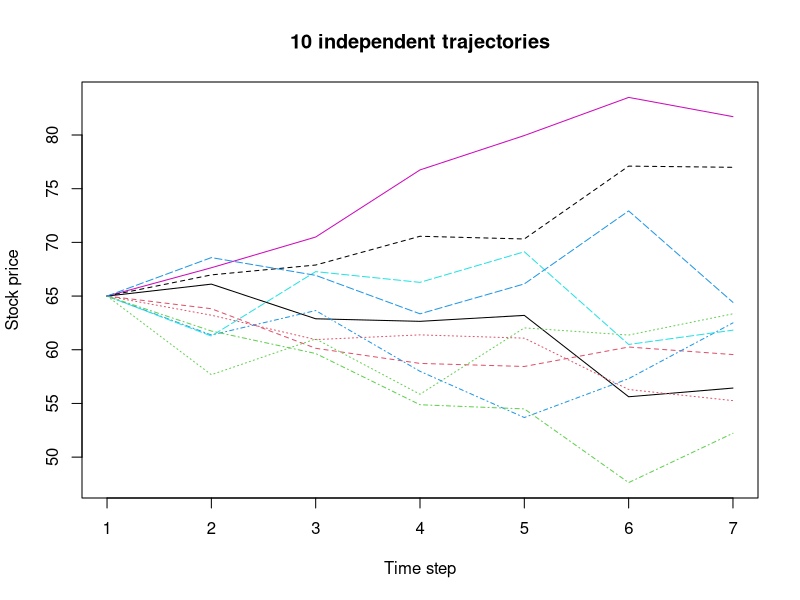
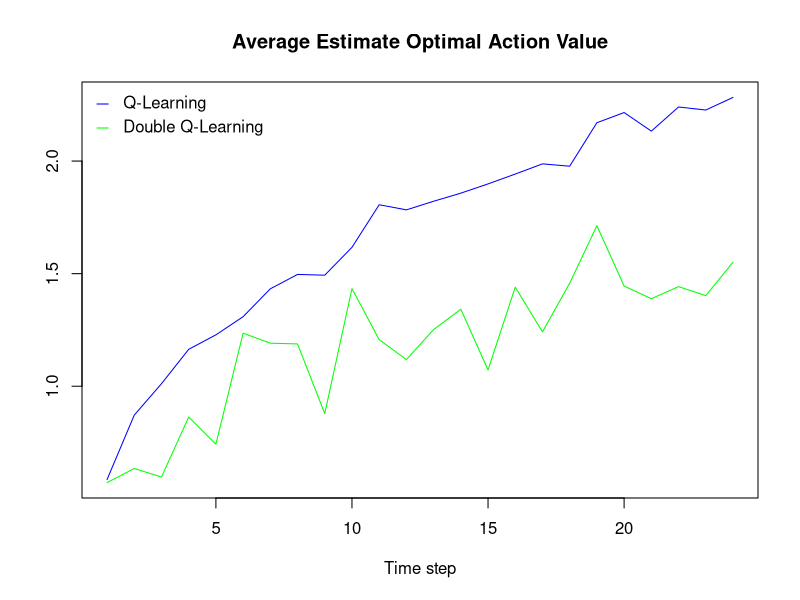
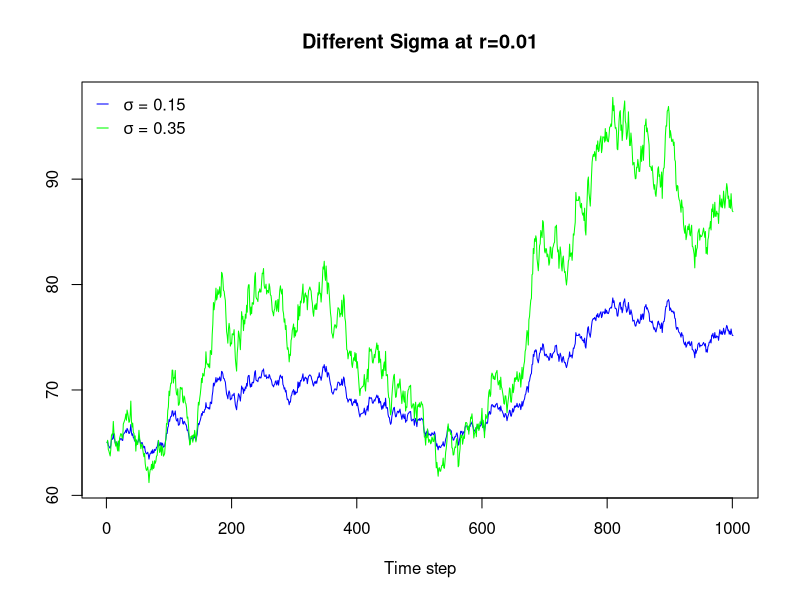
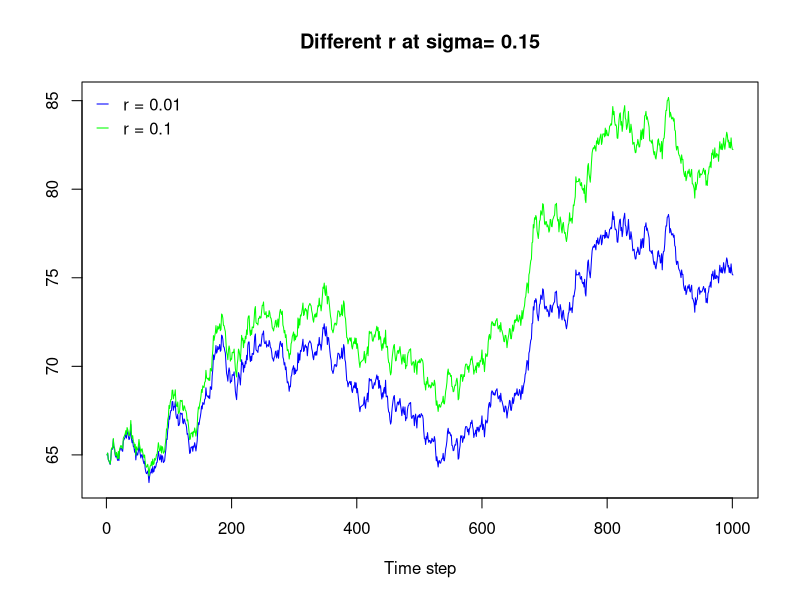

Here is the R script that generated these plots, in order:
## ---- chunk 1

library(pracma)

# episode generation
s0=65
K=70 # Strike Price
r=0.01
theseed=1992

M=1 #Maturity Time
n=6 #number of time step
m=50000 #number of episodes

delta_t=M/n
sigma=0.15
DF <- exp(-1 * r * delta_t)


### FUNCTION TO GENERATE PATHS 
generatePaths <- function(s0,m,n,r,sigma,delta_t,theseed){
  set.seed(theseed)
  S=matrix(s0, nrow = m,ncol = n+1)
  RN=matrix(rnorm(m*n),nrow = m, ncol = n)
  for (t in 2:(n+1)){
    S[,t]=S[,t-1]*exp((r- 1/2 *sigma**2)*delta_t+sigma*sqrt(delta_t)*RN[,t-1])
  }
  return(S)
}

S=generatePaths(s0,m,n,r,sigma,delta_t,theseed)

## ---- chunk 2


payoff=function(s,K1=K){
  #s the stoch price at time t
  # K is the trike
  payoff=max(0,K1-s)
  return(payoff)
  }


payoff_simulation <- function(stock_paths, K) {
  payoff_by_step <- matrix(0,
                           nrow = nrow(stock_paths),
                           ncol = ncol(stock_paths)
  )
  for (t in c(2:ncol(stock_paths))) {
    payoff_by_step[, t] <-
      sapply(rep(K, nrow(stock_paths)) - stock_paths[, t],
             FUN = function(price_diff) max(price_diff, 0)
      )
  }
  return(payoff_by_step)
}

paths=generatePaths(s0,m,n,r,sigma,delta_t,theseed)

payoffs=payoff_simulation(paths,K)

which.max.tie.last <- function(x){
  z<-which(x==max(x))
  return(z[length(z)])
}
## ---- chunk 3
step_size= as.integer(m/10)

idx_plot=seq(step_size,m,step_size)

matplot(t(S)[,idx_plot],type = "l",
      lwd = 1, 
     xlab = "Time step", 
     ylab = "Stock price",
         main ="10 independent trajectories")

## ---- chunk 4
#  Watkin Q-learning 
apply_qlearning <- function(paths,payoffs,alpha,gamm,theseed){
  set.seed(theseed)
  # Q rows represent the paths(episodes)
  # Q columns represents the time steps (0,1,.....,n)
  Q<-matrix(0,nrow = nrow(paths),ncol = ncol(paths))
  for(s in c(1:(nrow(paths)-1))){
    a=which.max.tie.last(payoffs[s,])
    reward=payoffs[s,a]
    s_prime=s+1
    Q[s,a]=Q[s,a]+alpha*(reward+gamm*max(Q[s_prime,])-Q[s,a])
  }
  return(Q)
}
alpha=0.1
Qlearning=apply_qlearning(paths,payoffs,alpha,DF,theseed)

get_option_price <- function(Q,n,r){
  reward_sum=colSums(Q)[2:(n+1)]
  t=1:n
  opt_price=sum(reward_sum*exp(-r*t))/m
  #opt_price=sum(reward_sum)/m
  return(opt_price)
}
## ---- chunk 5
apply_double_qlearing <- function(paths,payoffs,alpha,epsilon,gamm,theseed){
  set.seed(theseed)
  # Initialize Q-table
  Q1=matrix(0,nrow = nrow(paths),ncol = ncol(paths))
  Q2=Q1
  for(s in c(1:(nrow(paths)-1))){
    # we use the epsilon-greedy approach to select an action
    if((runif(1) < 1 - epsilon)){
      a=which.max.tie.last(Q1[s,]+Q2[s,])
    } else {
      a=sample(2:ncol(paths),1)
    }
    reward=payoffs[s,a]
    # we use a greedy approach to select an action
    s_prime=s+1
    if(runif(1) < 0.5){
      max_a=which.max(Q1[s,])
      Q1[s,a]=Q1[s,a]+alpha*(reward+gamm*Q2[s_prime,max_a]-Q1[s,a])
    } else{
      max_a=which.max(Q2[s,])
      Q2[s,a]=Q2[s,a]+alpha*(reward+gamm*Q1[s_prime,max_a]-Q2[s,a])
    }
  }
  return(list(Q1, Q2))
}
epsilon=0.1
result=apply_double_qlearing(paths,payoffs,alpha,epsilon,DF,theseed)
DoubleQlearning=result[[1]]+result[[2]]


## ---- chunk 6
Phi=function(St,t,K1=K,Tj=7){
   S=St/K1
return(rbind(1, exp(-S/2), exp(-S/2)*(1-S),
             exp(-S/2)*(1-(2*S)+(S^2)/2) ,sin((pi*t)/(2*Tj)+(pi/2)),
             log(Tj-t),(t/Tj)^2))
}
## ---- chunk 7
LSPI=function(S,gamm,r,K){
  
  batch=100
  m=dim(S)[1]
  n=dim(S)[2]-1
  
  action=matrix(0,nrow = dim(S)[1],ncol = n+1)
  reward=matrix(0,nrow=dim(S)[1], ncol= n+1)
  A=matrix(0, nrow = n+1,ncol = n+1)
  B=w=matrix(0,nrow = n+1,ncol = 1)
  for(i in 1:m){
    j=1
    stop=FALSE
    while (stop== FALSE) {
      Q=payoff(S[i,j+1])
      if((j<n) && (Q<=(t(w)%*% Phi(S[i,j+1],j+1,K,n+1) ))){
        P=Phi(S[i,j+1],j+1,K,n+1)
      }else{
        P=matrix(0,nrow = n+1,ncol = 1)
      }
      if(Q>(t(w)%*%P)){
        R=Q
        action[i,j+1]=1
        reward[i,j+1]=R
      }else{
        R=0
      }
      A=A+Phi(S[i,j],j,K,n+1)%*%t(Phi(S[i,j],j,K,n+1)-gamm*P)
      B <- B+gamm * R * Phi(S[i,j],j,K,n+1)
      j=j+1
      
      if((R>0)||(j>n)){
        stop=TRUE
        break
      }
    }
    w= solve(diag(n+1) - A) %*% B
    if(((i+1)%%batch)==0){
      A=matrix(0, nrow = n+1,ncol = n+1)
      B=w=matrix(0,nrow = n+1,ncol = 1)
    }
  }
  reward_sum=colSums(reward)[2:(n+1)]
  t=1:n
  opt_price=sum(reward_sum*exp(-r*t))/m
  return(opt_price)
}
# LSPI(paths,DF,r,K)
## ---- chunk 8
FQI=function(S,gamm,r,K){
  batch=100
  m=dim(S)[1]
  n=dim(S)[2]-1
  action=matrix(0,nrow = dim(S)[1],ncol = n+1)
  reward=matrix(0,nrow=dim(S)[1], ncol= n+1)
  A=matrix(0, nrow = n+1,ncol = n+1)
  B=w=matrix(0,nrow = n+1,ncol = 1)
  for(i in 1:m){
    j=1
    stop=FALSE
    while (stop== FALSE) {
      Q=payoff(S[i,j+1])
      if(j<n){
        P=Phi(S[i,j+1],j+1,K,n+1)
      }else{
        P=matrix(0,nrow = n+1,ncol = 1)
      }
      if(Q>(t(w)%*%P)){
        R=Q
        action[i,j+1]=1
        reward[i,j+1]=R
      }else{
        R=0
      }
      A=A+Phi(S[i,j],j,K,n+1)%*%t(Phi(S[i,j],j,K,n+1))
      B=B+gamm*max(Q,t(w)%*%P)*Phi(S[i,j],j,K,n+1)
      j=j+1
      
      if((R>0)||(j>n)){
        stop=TRUE
        #break
      }
    }
  }
  w= solve(diag(n+1) - A) %*% B
  if(((i+1)%%batch)==0){
    A=matrix(0, nrow = n+1,ncol = n+1)
    B=w=matrix(0,nrow = n+1,ncol = 1)
  }
  reward_sum=colSums(reward)[2:(n+1)]
  t=1:n
  opt_price=sum(reward_sum*exp(-r*t))/m
  return(opt_price)
}


## ---- chunk 9
# 1. Comparison of approximated American put option from RL Models

exec_test_round=function(s0,m,n,r,sigma,delta_t,theseed,alpha,epsilon,K,gamm){
  results=matrix(0,nrow=4,ncol=3)
  colnames(results)=c("Method","Exec Time","Option Value")
  results[,1]=c("QLearning","Double QLearning","LSPI","FQI")
  paths=generatePaths(s0,m,n,r,sigma,delta_t,theseed)
  payoffs=payoff_simulation(paths,K)
  # Model 1: QLearning Approach
  start.time <- Sys.time()
  Qlearning=apply_qlearning(paths,payoffs,alpha,gamm,theseed)
  results[1,2]<- (Sys.time()-start.time)[[1]]
  results[1,3]=get_option_price(Qlearning,n,r)
  # Model 2: Double QLearning  Approach
  start.time <- Sys.time()
  dql=apply_double_qlearing(paths,payoffs,alpha,epsilon,gamm,theseed)
  results[2,2]<- (Sys.time()-start.time)[[1]]
  results[2,3]=get_option_price((dql[[1]]+dql[[2]]),n,r)
  # Model 3: LSPI  Approach
  start.time <- Sys.time()
  results[3,3]=LSPI(paths, gamm, r, K)
  results[3,2]<- (Sys.time()-start.time)[[1]]
  # Model 4: FQI Approach
  start.time <- Sys.time()
  results[4,3]=FQI(paths, gamm, r, K)
  results[4,2]<- (Sys.time()-start.time)[[1]]
  return(results)
}

s0=65 # Initial Price
K=70 # Strike Price
theseed=1992
M=1 #Maturity Time
m=50000
n=6
delta_t=M/n
epsilon=0.1
rs=c(0.01,0.1) # risk free index
sigmas=c(0.15,0.35) # volatility
alphas=c(0.01,0.1)
DFs=exp(-1 * rs * delta_t)

for(x in 1:length(rs)){
  for(y in 1:length(sigmas)){
    for(z in 1:length(alphas)){
      print(paste("r:",rs[x],", sigma:",sigmas[y],", alpha: ",alphas[z]))
      print(exec_test_round(s0,m,n,rs[x],sigmas[y],delta_t,theseed,alphas[z],epsilon,K,DFs[x]))
    }
  }
}




## ---- chunk 10
m=10000
n=24
paths=generatePaths(s0,m,n,r,sigma,delta_t,theseed)
payoffs=payoff_simulation(paths,K)
# Model 1: QLearning Approach  
QL=apply_qlearning(paths,payoffs,alpha,DF,theseed)
# Model 2: Double QLearning  Approach
result=apply_double_qlearing(paths,payoffs,alpha,epsilon,DF,theseed)
DQL=result[[1]]+result[[2]]
AVG_QestmOpt=rbind(
  apply(QL[,2:ncol(QL)],2,function(x) (sum(x)/sum(x>0))),
  apply(DQL[,2:ncol(DQL)],2,function(x) (sum(x)/sum(x>0)))
)


plot(AVG_QestmOpt[1, ], 
     type = "l", 
     col = "blue", 
     lwd = 1, 
     xlab = "Time step", 
     ylab = "",
     ylim = c(min(c(AVG_QestmOpt[1, ],AVG_QestmOpt[2, ])), max(c(AVG_QestmOpt[ 1, ],AVG_QestmOpt[ 2, ]))),
     main ="Average Estimate Optimal Action Value" )
lines(AVG_QestmOpt[2, ], col = "green", lwd = 1)
legend("topleft", 
       legend = c(expression("Q-Learning"),
                  expression("Double Q-Learning")), 
       col = c("blue", "green"),
       lty = c(1, 1), 
       lwd = 1, 
       cex = 1, 
       bty = "n" ,y.intersp = 1.2,seg.len = 0.75
)


## ---- chunk 11

options(digits.secs = 6)
s0=65 # Initial Price
K=70 # Strike Price
r=0.01 # risk free index
theseed=1992
M=1 #Maturity Time
delta_t=M/n
sigma=0.15 # volatility
DF <- exp(-1 * r * delta_t) # discount factor

## Benchmarking executing time with  different simulated paths
path_counts=c(100,200,300,400,500,600,800,900,1000,5000)
n=6
steps_benchmark=matrix(NA,nrow=length(path_counts),ncol=5)
colnames(steps_benchmark)=c("paths count","QLearning","Double QLearning","LSPI","FQI")
for(m in 1:length(path_counts)){
  steps_benchmark[m,1]=path_counts[m]
  steps_benchmark[m,2:ncol(steps_benchmark)]=t(exec_test_round(s0,path_counts[m],n,r,sigma,delta_t,theseed,alpha,epsilon,K,DF))[2,]
  
}
steps_benchmark

## ---- chunk 12
s0=65 #initial stock price
K=55 # Strike Price
r=c(0.01,0.1) # risk-free rate
#mu=0.03 #drift
sigma=c(0.15,0.35) #volatility
M=1 #Maturity Time
n=1000 #number of time step
m=10000 #Monte-Carlo Path

set.seed(1992)
delta_t=M/n  # the time interval
DF=exp(-r*delta_t) #Discount Factor

# We generate  Standard normal Random numbers
RN=matrix(rnorm(m*n),nrow = m, ncol = n)

S=matrix(s0,nrow = 4,ncol = n+1)

for (t in 2:(n+1)){
  S[1,t]=S[1,t-1]*exp((r[1]- 1/2 *sigma[1]**2)*delta_t+sigma[1]*sqrt(delta_t)*RN[1,t-1])
  S[2,t]=S[2,t-1]*exp((r[1]- 1/2 *sigma[2]**2)*delta_t+sigma[2]*sqrt(delta_t)*RN[1,t-1])
  S[3,t]=S[3,t-1]*exp((r[2]- 1/2 *sigma[1]**2)*delta_t+sigma[1]*sqrt(delta_t)*RN[1,t-1])
  S[4,t]=S[4,t-1]*exp((r[2]- 1/2 *sigma[2]**2)*delta_t+sigma[2]*sqrt(delta_t)*RN[1,t-1])
}

## ---- chunk 13
plot(S[ 1, ], 
     type = "l", 
     col = "blue", 
     lwd = 1, 
     xlab = "Time step", 
     ylab = "",
     ylim = c(min(c(S[ 1, ],S[ 2, ])), max(c(S[ 1, ],S[ 2, ]))),
     main = "Different Sigma at r=0.01")
lines(S[ 2, ], col = "green", lwd = 1)
legend("topleft", 
       legend = c(expression(paste(sigma , " = ",  0.15)),
                  expression(paste(sigma , " = ",  0.35))), 
       col = c("blue", "green"),
       lty = c(1, 1, 1, 2), 
       lwd = 1, 
       cex = 1, 
       bty = "n" ,y.intersp = 1.2,seg.len = 0.75
       )

## ---- chunk 14

plot(S[ 1, ], 
     type = "l", 
     col = "blue", 
     lwd = 1, 
     xlab = "Time step", 
     ylab = "",
     ylim = c(min(c(S[ 1, ],S[ 3, ])), max(c(S[ 1, ],S[ 3, ]))),
     main ="Different r at sigma= 0.15" )
lines(S[ 3, ], col = "green", lwd = 1)
legend("topleft", 
       legend = c(expression(paste(r , " = ",  0.01)),
                  expression(paste(r , " = ",  0.1))), 
       col = c("blue", "green"),
       lty = c(1, 1), 
       lwd = 1, 
       cex = 1, 
       bty = "n" ,y.intersp = 1.2,seg.len = 0.75
       )

